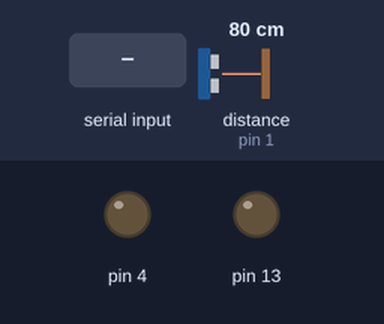
This sketch was run on a simulated Arduino Uno, built with avr-gcc and run on an emulated ATmega328P. On the bench: output pins drawn as LEDs (lit = HIGH). The inputs (shaded band) are chosen by the test bench; at power-on: distance to the obstacle (sensor on pin 1) 80 cm. What the sketch prints to the serial monitor is not drawn.

Above: at 0.1 s.
At 1.9 s:
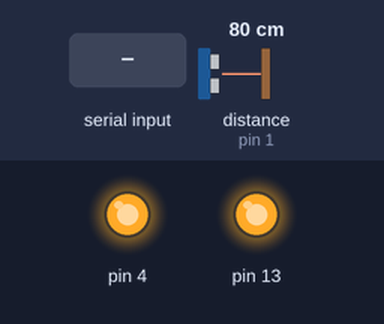
2.0 s: distance to the obstacle (sensor on pin 1) set to 8 cm
5.0 s: distance to the obstacle (sensor on pin 1) set to 5 cm
At 6.1 s:
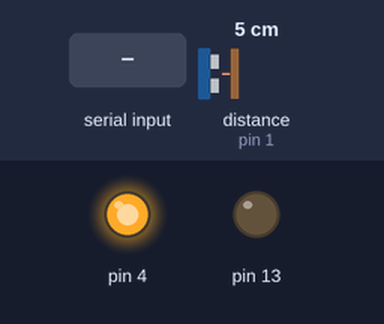
6.8 s: "1" received over Serial
Timing chart, 0 to 9.8 s (numbered marks = the images above; inputs shaded):
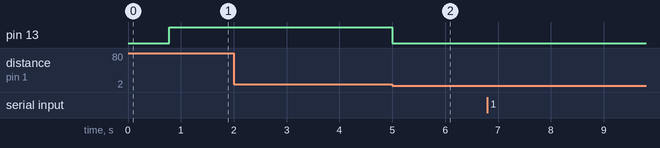

The sketch:

comparacion.ino
```cpp
#include <Wire.h>
#include <VL53L0X.h>
#include <Servo.h>

VL53L0X sensor;
// VL53L0X sensor2;
// VL53L0X sensor3;
// VL53L0X sensor4;

int a;
int b;
int c;
int d;

String st1;

int tof(){
a = sensor.readRangeContinuousMillimeters();

  return a;
}

void setup() {
  // Begin the Serial at 9600 Baud
  Serial.begin(115200);
  //Serial1.begin(115200);
  pinMode(13,OUTPUT);

////////////////////////////////////////////////////

  // pinMode(7, OUTPUT);
  // pinMode(6, OUTPUT);
  // pinMode(5, OUTPUT);
  pinMode(4, OUTPUT);
  digitalWrite(4, LOW);
  // digitalWrite(5, LOW);
  // digitalWrite(6, LOW);
  // digitalWrite(7, LOW);

  delay(500);
  Wire.begin();


  //Serial.begin (9600);

  digitalWrite(4, HIGH);
  delay(150);
  //Serial.println("00");
  sensor.init(true);

  //Serial.println("01");
  delay(100);
  sensor.setAddress((uint8_t)01);
//   Serial.println("02");

//   digitalWrite(5, HIGH);
//     delay(150);
//   sensor2.init(true);
//   Serial.println("03");
//   delay(100);
//   sensor2.setAddress((uint8_t)02);
//   Serial.println("04");

//   digitalWrite(6, HIGH);
//     delay(150);
//   sensor3.init(true);
//   Serial.println("05");
//   delay(100);
//   sensor3.setAddress((uint8_t)03);
//   Serial.println("06");

//   digitalWrite(7, HIGH);
//   delay(150);
//   Serial.println("07");
//   sensor4.init(true);

//   Serial.println("08");
//   delay(100);
//   sensor4.setAddress((uint8_t)04);
//   Serial.println("09");
//   Serial.println("addresses set");

sensor.startContinuous();
// sensor2.startContinuous();
// sensor3.startContinuous();
// sensor4.startContinuous();

/////////////////////////////////////////////////////

}

void loop() {
  if (Serial.available() > 0) {
  //st1 = Serial.readStringUntil('\n'); //Read the serial data and store in var
  //st1.trim();
  //Serial.print("Recibido: ");
  //Serial.println(st1); //Print data on Serial Monitor
  //delay(10);
  }

  while (Serial.available()== 0){
  if(tof() > 70){
    digitalWrite(13,HIGH);
    Serial.write("A");
    }
  if(tof() < 70){
    digitalWrite(13,LOW);
    Serial.write("F");
    }
  if (Serial.available()> 0) {
      break;
  }
  delay(50);
}
}
```

Measured:
- the behaviour switches between 7 and 6 cm on distance to the obstacle (sensor on pin 1) (found by bisection; images 1 and 2)
- after the input at 2.0 s, every drawn part: stays the same
- after the input at 5.0 s, pin 13: HIGH → LOW at once
- after the input at 6.8 s, every drawn part: stays the same
